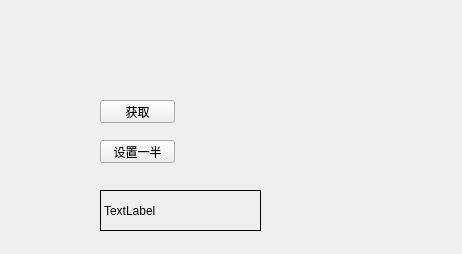
<?xml version="1.0" encoding="UTF-8"?>
<ui version="4.0">
 <class>Widget</class>
 <widget class="QWidget" name="Widget">
  <property name="geometry">
   <rect>
    <x>0</x>
    <y>0</y>
    <width>462</width>
    <height>254</height>
   </rect>
  </property>
  <property name="windowTitle">
   <string>Widget</string>
  </property>
  <widget class="QPushButton" name="getButton">
   <property name="geometry">
    <rect>
     <x>100</x>
     <y>100</y>
     <width>75</width>
     <height>23</height>
    </rect>
   </property>
   <property name="text">
    <string>获取</string>
   </property>
  </widget>
  <widget class="QPushButton" name="setButton">
   <property name="geometry">
    <rect>
     <x>100</x>
     <y>140</y>
     <width>75</width>
     <height>23</height>
    </rect>
   </property>
   <property name="text">
    <string>设置一半</string>
   </property>
  </widget>
  <widget class="mytool" name="widget" native="true">
   <property name="geometry">
    <rect>
     <x>30</x>
     <y>40</y>
     <width>271</width>
     <height>61</height>
    </rect>
   </property>
  </widget>
  <widget class="MyMouseEvent" name="label">
   <property name="geometry">
    <rect>
     <x>100</x>
     <y>190</y>
     <width>161</width>
     <height>41</height>
    </rect>
   </property>
   <property name="frameShape">
    <enum>QFrame::Box</enum>
   </property>
   <property name="text">
    <string>TextLabel</string>
   </property>
  </widget>
 </widget>
 <customwidgets>
  <customwidget>
   <class>mytool</class>
   <extends>QWidget</extends>
   <header location="global">mytool.h</header>
   <container>1</container>
  </customwidget>
  <customwidget>
   <class>MyMouseEvent</class>
   <extends>QLabel</extends>
   <header location="global">mymouseevent.h</header>
  </customwidget>
 </customwidgets>
 <resources/>
 <connections/>
</ui>
